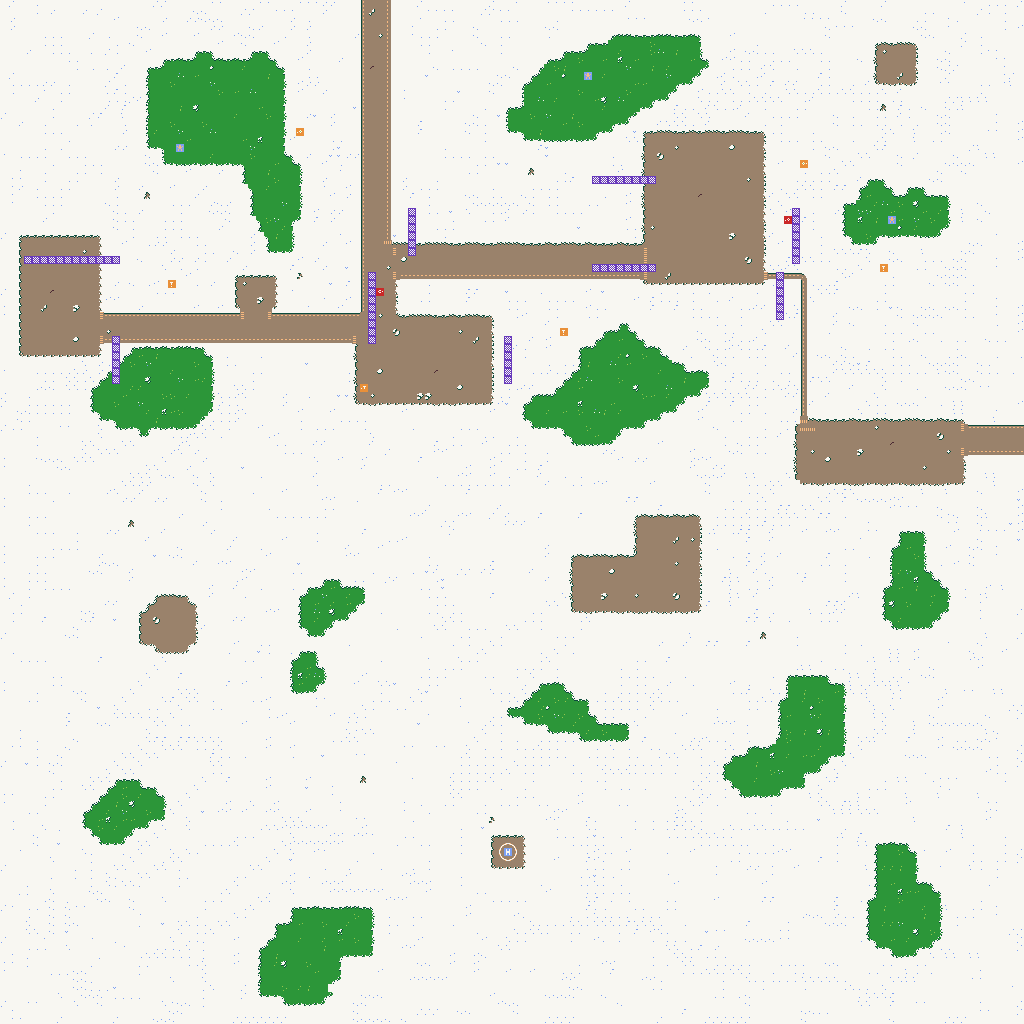

A level layout from a 2D game, rendered from its tile map. Below: a short description, then the map file with tile-grid data replaced by summaries:
An orthogonal 128x128 tile map with 8x8 px tiles, 2 tile layers (level0, level1).

<map version="1.5" tiledversion="1.7.2" orientation="orthogonal" renderorder="right-down" width="128" height="128" tilewidth="8" tileheight="8" infinite="0" nextlayerid="3" nextobjectid="1">
 <editorsettings>
  <export target="map0.js" format="js" />
 </editorsettings>
 <tileset firstgid="1" source="world_tiles.tsx" />
 <layer id="1" name="level0" width="128" height="128" locked="1">
  <data>[16384 cells, 16384 non-empty, 90 distinct tile ids]</data>
 </layer>
 <layer id="2" name="level1" width="128" height="128">
  <data>[16384 cells, 80 non-empty, 9 distinct tile ids]</data>
 </layer>
</map>
